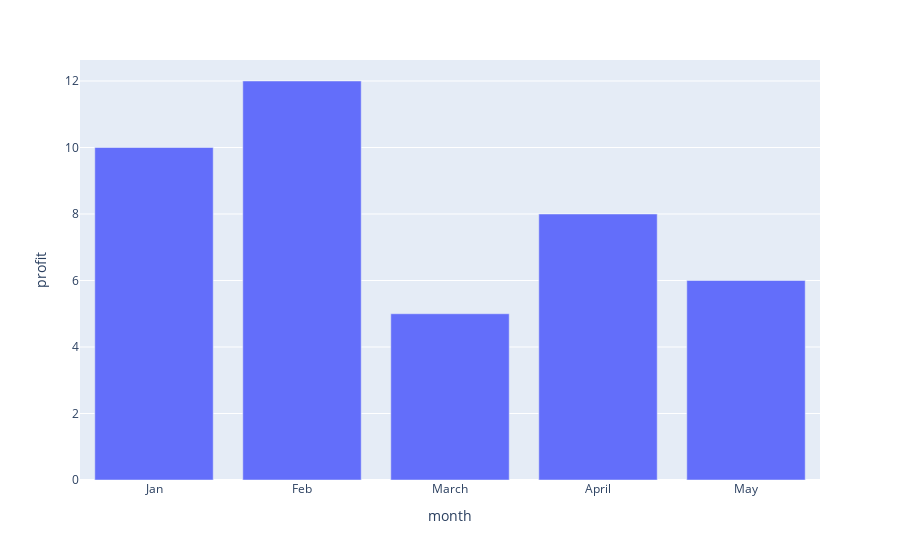

The notebook cell saved with this chart:
### Code cell
ex.bar(df, x = "month", y = "profit")

### Figure 1 — Plotly figure (JSON) as saved in the notebook; plotly's stock layout.template omitted (floating-point values rounded to 4 significant figures)
{"data": [{"alignmentgroup": "True", "hovertemplate": "month=%{x}<br>profit=%{y}<extra></extra>", "legendgroup": "", "marker": {"color": "#636efa", "pattern": {"shape": ""}}, "name": "", "offsetgroup": "", "orientation": "v", "showlegend": false, "textposition": "auto", "type": "bar", "x": ["Jan", "Feb", "March", "April", "May"], "xaxis": "x", "y": [10, 12, 5, 8, 6], "yaxis": "y"}], "layout": {"autosize": true, "barmode": "relative", "legend": {"tracegroupgap": 0}, "margin": {"t": 60}, "xaxis": {"anchor": "y", "autorange": true, "domain": [0, 1], "range": [-0.5, 4.5], "title": {"text": "month"}, "type": "category"}, "yaxis": {"anchor": "x", "autorange": true, "domain": [0, 1], "range": [0, 12.63], "title": {"text": "profit"}, "type": "linear"}}}
